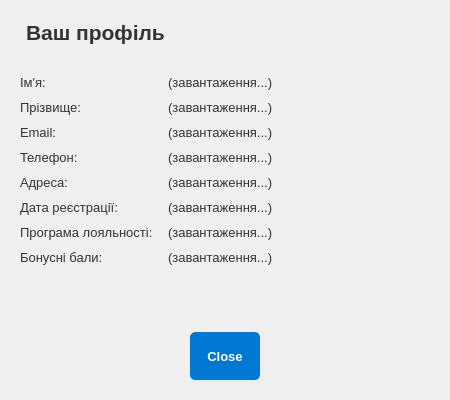
<?xml version="1.0" encoding="UTF-8"?>
<ui version="4.0">
 <class>ProfileDialog</class>
 <widget class="QDialog" name="ProfileDialog">
  <property name="geometry">
   <rect>
    <x>0</x>
    <y>0</y>
    <width>450</width>
    <height>400</height>
   </rect>
  </property>
  <property name="windowTitle">
   <string>Профіль користувача</string>
  </property>
  <property name="styleSheet">
   <string notr="true">/* Стилі можна скопіювати з mainwindow.ui або задати свої */
QWidget {
    font-family: &quot;Segoe UI&quot;, system-ui, -apple-system, BlinkMacSystemFont, sans-serif;
    font-size: 10pt;
}
QLabel#profileHeaderLabel {
   font-size: 16pt;
   font-weight: 600;
   color: #333;
   margin-bottom: 15px;
}
QLabel {
 color: #333;
}
QLabel[objectName^=&quot;label_&quot;] { /* Стиль для міток полів */
  font-weight: 500;
  color: #555;
}
QPushButton {
    padding: 8px 16px;
    background-color: #0078d4;
    color: white;
    border: 1px solid #0078d4;
    border-radius: 5px;
    font-weight: 500;
    min-height: 30px; /* Трохи менша висота для кнопок діалогу */
    font-size: 10pt;
}
QPushButton:hover {
    background-color: #106ebe;
    border-color: #106ebe;
}
QPushButton:pressed {
    background-color: #005a9e;
    border-color: #005a9e;
}
</string>
  </property>
  <layout class="QVBoxLayout" name="verticalLayout">
   <property name="spacing">
    <number>15</number>
   </property>
   <property name="leftMargin">
    <number>20</number>
   </property>
   <property name="topMargin">
    <number>20</number>
   </property>
   <property name="rightMargin">
    <number>20</number>
   </property>
   <property name="bottomMargin">
    <number>20</number>
   </property>
   <item>
    <widget class="QLabel" name="profileHeaderLabel">
     <property name="text">
      <string>Ваш профіль</string>
     </property>
    </widget>
   </item>
   <item>
    <layout class="QFormLayout" name="profileFormLayout">
     <property name="horizontalSpacing">
      <number>15</number>
     </property>
     <property name="verticalSpacing">
      <number>10</number>
     </property>
     <item row="0" column="0">
      <widget class="QLabel" name="label_FirstName">
       <property name="text">
        <string>Ім'я:</string>
       </property>
      </widget>
     </item>
     <item row="0" column="1">
      <widget class="QLabel" name="firstNameLabel">
       <property name="text">
        <string>(завантаження...)</string>
       </property>
      </widget>
     </item>
     <item row="1" column="0">
      <widget class="QLabel" name="label_LastName">
       <property name="text">
        <string>Прізвище:</string>
       </property>
      </widget>
     </item>
     <item row="1" column="1">
      <widget class="QLabel" name="lastNameLabel">
       <property name="text">
        <string>(завантаження...)</string>
       </property>
      </widget>
     </item>
     <item row="2" column="0">
      <widget class="QLabel" name="label_Email">
       <property name="text">
        <string>Email:</string>
       </property>
      </widget>
     </item>
     <item row="2" column="1">
      <widget class="QLabel" name="emailLabel">
       <property name="text">
        <string>(завантаження...)</string>
       </property>
      </widget>
     </item>
     <item row="3" column="0">
      <widget class="QLabel" name="label_Phone">
       <property name="text">
        <string>Телефон:</string>
       </property>
      </widget>
     </item>
     <item row="3" column="1">
      <widget class="QLabel" name="phoneLabel">
       <property name="text">
        <string>(завантаження...)</string>
       </property>
      </widget>
     </item>
     <item row="4" column="0">
      <widget class="QLabel" name="label_Address">
       <property name="text">
        <string>Адреса:</string>
       </property>
       <property name="alignment">
        <set>Qt::AlignmentFlag::AlignLeading|Qt::AlignmentFlag::AlignLeft|Qt::AlignmentFlag::AlignTop</set>
       </property>
      </widget>
     </item>
     <item row="4" column="1">
      <widget class="QLabel" name="addressLabel">
       <property name="text">
        <string>(завантаження...)</string>
       </property>
       <property name="wordWrap">
        <bool>true</bool>
       </property>
      </widget>
     </item>
     <item row="5" column="0">
      <widget class="QLabel" name="label_JoinDate">
       <property name="text">
        <string>Дата реєстрації:</string>
       </property>
      </widget>
     </item>
     <item row="5" column="1">
      <widget class="QLabel" name="joinDateLabel">
       <property name="text">
        <string>(завантаження...)</string>
       </property>
      </widget>
     </item>
     <item row="6" column="0">
      <widget class="QLabel" name="label_Loyalty">
       <property name="text">
        <string>Програма лояльності:</string>
       </property>
      </widget>
     </item>
     <item row="6" column="1">
      <widget class="QLabel" name="loyaltyLabel">
       <property name="text">
        <string>(завантаження...)</string>
       </property>
      </widget>
     </item>
     <item row="7" column="0">
      <widget class="QLabel" name="label_Points">
       <property name="text">
        <string>Бонусні бали:</string>
       </property>
      </widget>
     </item>
     <item row="7" column="1">
      <widget class="QLabel" name="pointsLabel">
       <property name="text">
        <string>(завантаження...)</string>
       </property>
      </widget>
     </item>
    </layout>
   </item>
   <item>
    <spacer name="verticalSpacer">
     <property name="orientation">
      <enum>Qt::Orientation::Vertical</enum>
     </property>
     <property name="sizeHint" stdset="0">
      <size>
       <width>20</width>
       <height>10</height>
      </size>
     </property>
    </spacer>
   </item>
   <item>
    <widget class="QDialogButtonBox" name="buttonBox">
     <property name="orientation">
      <enum>Qt::Orientation::Horizontal</enum>
     </property>
     <property name="standardButtons">
      <set>QDialogButtonBox::StandardButton::Close</set>
     </property>
     <property name="centerButtons">
      <bool>true</bool> <!-- Змінено на true для центрування кнопки -->
     </property>
    </widget>
   </item>
  </layout>
 </widget>
 <resources/>
 <connections>
  <connection>
   <sender>buttonBox</sender>
   <signal>accepted()</signal>
   <receiver>ProfileDialog</receiver>
   <slot>accept()</slot>
   <hints>
    <hint type="sourcelabel">
     <x>248</x>
     <y>254</y>
    </hint>
    <hint type="destinationlabel">
     <x>157</x>
     <y>274</y>
    </hint>
   </hints>
  </connection>
  <connection>
   <sender>buttonBox</sender>
   <signal>rejected()</signal>
   <receiver>ProfileDialog</receiver>
   <slot>reject()</slot>
   <hints>
    <hint type="sourcelabel">
     <x>316</x>
     <y>260</y>
    </hint>
    <hint type="destinationlabel">
     <x>286</x>
     <y>274</y>
    </hint>
   </hints>
  </connection>
 </connections>
</ui>
